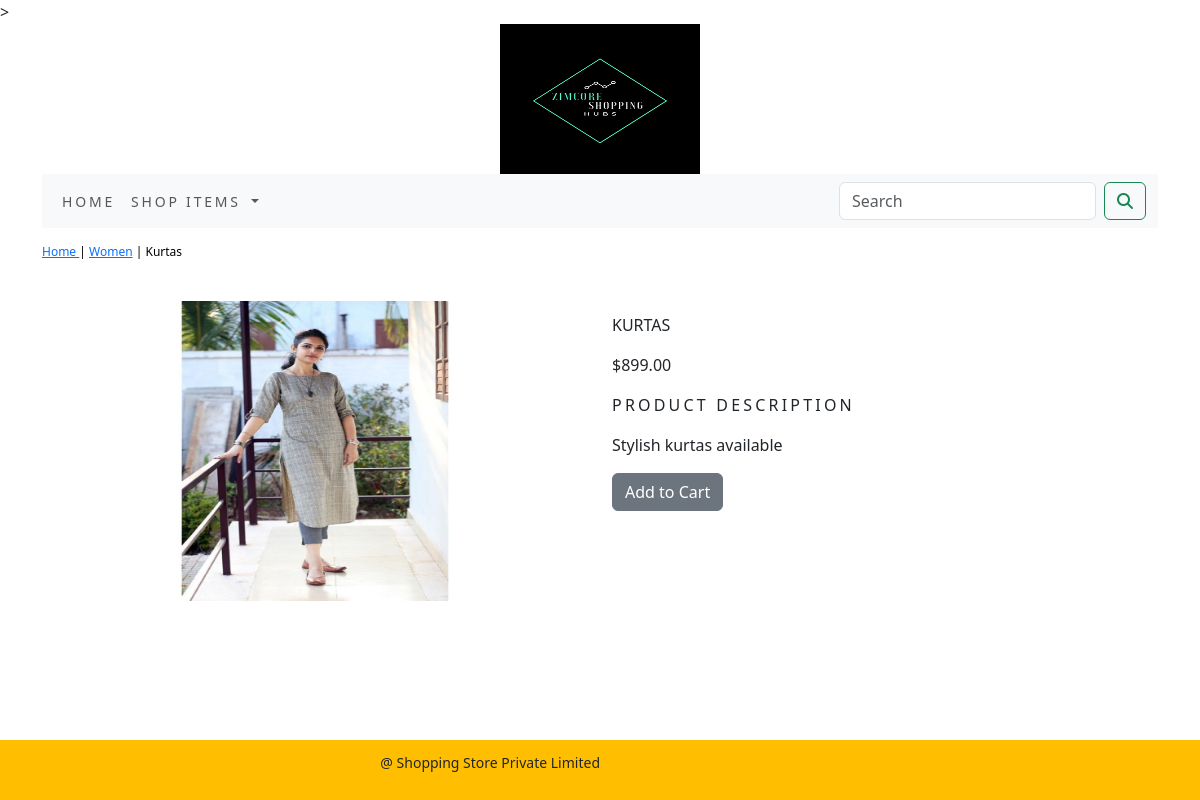
/shop/women/kurtas/, run on the app's committed database.
### shopapp/models.py (models this page shows, shortened)
class Product(models.Model):
    name = models.CharField(max_length=250, unique=True)
    slug = models.SlugField(max_length=250, unique=True)
    description = models.TextField(blank=True)
    price = models.DecimalField(max_digits=10, decimal_places=2)
    category = models.ForeignKey(Category, on_delete=models.CASCADE)
    image = models.ImageField(upload_to='product', blank=True)
    stock = models.IntegerField()
    available = models.BooleanField(default=True)
    created = models.DateTimeField(auto_now_add=True)
    updated = models.DateTimeField(auto_now=True)
    class Meta:
        ordering = ('name',)
        verbose_name = 'product'
        verbose_name_plural = 'products'

class Category(models.Model):
    name = models.CharField(max_length=250, unique=True)
    slug = models.SlugField(max_length=250, unique=True)
    description = models.TextField(blank=True)
    image = models.ImageField(upload_to='category', blank=True)
    class Meta:
        ordering = ('name',)
        verbose_name = 'category'
        verbose_name_plural = 'categories'
    def get_url(self):
        return reverse('shopapp:products_by_category', args=[self.slug])
    def __str__(self):
        return '{}'.format(self.name)

### shopapp/views.py (the view)
# urls.py: path('<slug:c_slug>/<slug:product_slug>/', views.proDetail, name='prodcatdetail')
def proDetail(request,c_slug,product_slug):
    try:
        product=Product.objects.get(category__slug=c_slug, slug=product_slug)
    except Exception as e:
        raise e
    return render(request, 'product.html', {'product': product})

### cart/context_processors.py (called while the page is built)
def counter(request):
    item_count=0
    if 'admin' in request.path:
        return {}
    else:
        try:
            cart=Cart.objects.filter(cart_id=_cart_id(request))
            car_items=CartItem.objects.all().filter(cart=cart[:1])
            for cart_item in car_items:
                item_count += cart_item.quantity
        except Cart.DoesNotExist:
            item_count = 0
    return dict(item_count=item_count)

### cart/views.py (called while the page is built)
def _cart_id(request):
    cart = request.session.session_key
    if not cart:
        cart = request.session.create()
    return cart

### shopapp/context_processors.py (called while the page is built)
def menu_links(request):
    links = Category.objects.all()
    return dict(links=links)

### Templates/product.html (shortened to what this page needs)
{% extends 'base.html' %}
{% load static %}
{% block content %}
<div class="row my_prod_row_class">
    <div class="mx_auto">
        <p> <a href="{% url 'shopapp:allProdCat' %}"> Home </a> |  <a href="{{product.category.get_url}}">{{product.category}}</a> | {{product.name}} </p>
    </div>
<div class="container">
    <br>
<div class="row">
    <div class="col-12 col-sm-12 col-md-12 col-lg-6 text-center" >
        <div style="min-width:18rem;">
            <img src="{{product.image.url}}" alt="{{product.name}}" width="300" height="300">
        </div>
    </div>
        <div class="col-12 col-sm-12 col-md-12 col-lg-6">
            <div>
                <h1 class="my_prod_title"> {{product.name}}</h1>
                <p> ${{product.price}}</p>
                <p class="my_title"> Product Description </p>
                <p class="text-justify my_prod_text"> {{product.description}}</p>
                {% if product.stock <= 0 %}
                <p class="text-justify my_prod_text"><b> Out of Stock </b></p>
                {% else %}
                <a class="btn btn-secondary" href="{% url 'cart:add_cart' product.id %}"> Add to Cart </a>
                {% endif %}
            </div>
        </div>
      </div>
    </div>
</div>
{% endblock %}

### static/css/custom.css (style rules this page uses)
body { font-family: 'Roboto', sans-serif; }
.my_title { font-size: 16px; text-transform: uppercase; letter-spacing: .2em; }
.my_prod_row_class { padding-top: 15px; padding-bottom: 20px; }
.my_prod_row_class .mx_auto { color: #000; font-size: 12px; text-decoration: none; }
.my_prod_title { font-size: 16px; text-transform: uppercase; padding-top: 15px; padding-bottom: 10px; }
.my_prod_text { padding-right: 20px; }

### data on the page
Product: category "Women", name "Kurtas", image (picture), name "KURTAS", price "899.00", description "Stylish kurtas available"
